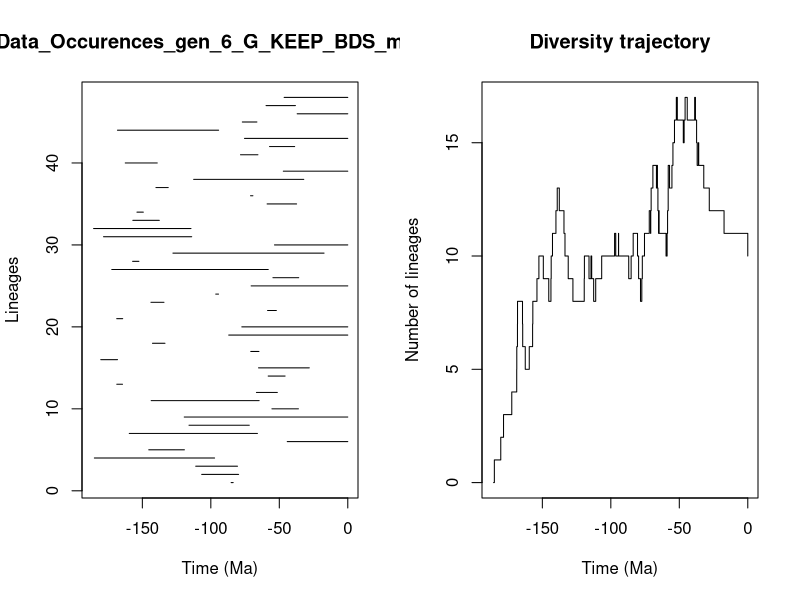

Write the R code that produced this figure.


pdf(file='../Genus/pyrate_mcmc_logs/Data_Occurences_gen_6_G_KEEP_BDS_mcmc_LTT.pdf',width=0.6*20, height=0.6*10)
title = "Data_Occurences_gen_6_G_KEEP_BDS_mcmc"
ts=c(85.17012147677934, 106.6744049620488,111.03742168371294,185.04702021804027,145.3199439524744,44.202930589909116,159.5586309137128,115.93376396453905,119.41795428395616,55.38164082336106,143.55060007304647,66.6964634641266,168.66309490058035,58.11921827519445,65.16233632285545,180.36547103437883,70.84049780550748,142.59993271024558,86.93119431212054,77.37629003618885,168.71417654414208,58.56413683337895,143.72871814685362,96.41183342414976,70.55847175474955,54.65210636297979,172.32580999846672,157.113419462225,127.67819697624263,53.51983584496117,178.34410931240498,185.6005192263155,156.95275351216043,153.9385249933697,58.90508505346837,71.00028703190979,140.08032143261357,112.53444113007616,47.079644619877925,162.47970182428992,78.33177292443972,57.1336058879497,75.41981885956741,168.1746683678526,77.0064396771505,36.95106445592655,59.67736680466707,46.47229950717295)
te=c(83.67710165187057, 79.71501212970225,80.51474461626663,97.25640725452953,119.29344578927598,0.0,65.96318415237126,71.93073224914798,0.0,36.04236821325251,64.73585920246812,51.44025965584922,164.49213529789355,45.76651491545433,28.109816091879686,168.12735467531283,64.8630841017217,133.46845893952613,0.0,0.0,164.35079557129959,52.16654550161641,134.2131150473444,94.38817891986366,0.0,35.82052007441344,58.07613530471726,152.52005342836742,17.322113921038095,0.0,113.96562164848365,114.49156184616773,137.62220787243362,149.28578570042814,37.372097244976295,69.28538978266424,131.10725761872965,32.13375510274362,0.0,139.12594266365085,65.61388575763239,38.78035788721094,0.0,94.31165812295662,66.357069761243,0.0,38.21256747145844,0.0)
div_traj=c(0, 1,2,3,4,5,6,7,8,7,6,5,6,7,8,9,10,9,8,9,10,11,12,13,12,11,10,9,8,9,10,9,10,9,8,9,10,11,10,11,10,9,10,11,10,9,8,9,10,11,12,11,12,13,14,13,14,13,12,11,12,11,10,11,12,13,14,13,14,15,16,17,16,15,16,17,16,17,16,15,14,15,14,13,12,11,10)
time_events=c(185.6005192263155, 185.04702021804027,180.36547103437883,178.34410931240498,172.32580999846672,168.71417654414208,168.66309490058035,168.1746683678526,168.12735467531283,164.49213529789355,164.35079557129959,162.47970182428992,159.5586309137128,157.113419462225,156.95275351216043,153.9385249933697,152.52005342836742,149.28578570042814,145.3199439524744,143.72871814685362,143.55060007304647,142.59993271024558,140.08032143261357,139.12594266365085,137.62220787243362,134.2131150473444,133.46845893952613,131.10725761872965,127.67819697624263,119.41795428395616,119.29344578927598,115.93376396453905,114.49156184616773,113.96562164848365,112.53444113007616,111.03742168371294,106.6744049620488,97.25640725452953,96.41183342414976,94.38817891986366,94.31165812295662,86.93119431212054,85.17012147677934,83.67710165187057,80.51474461626663,79.71501212970225,78.33177292443972,77.37629003618885,77.0064396771505,75.41981885956741,71.93073224914798,71.00028703190979,70.84049780550748,70.55847175474955,69.28538978266424,66.6964634641266,66.357069761243,65.96318415237126,65.61388575763239,65.16233632285545,64.8630841017217,64.73585920246812,59.67736680466707,58.90508505346837,58.56413683337895,58.11921827519445,58.07613530471726,57.1336058879497,55.38164082336106,54.65210636297979,53.51983584496117,52.16654550161641,51.44025965584922,47.079644619877925,46.47229950717295,45.76651491545433,44.202930589909116,38.78035788721094,38.21256747145844,37.372097244976295,36.95106445592655,36.04236821325251,35.82052007441344,32.13375510274362,28.109816091879686,17.322113921038095,0.0)
                par(mfrow=c(1,2))
                L = length(ts)
                plot(ts, 1:L , xlim=c(-max(ts)-1,0), pch=20, type="n", main=title,xlab="Time (Ma)",ylab="Lineages")
                for (i in 1:L){segments(x0=-te[i],y0=i,x1=-ts[i],y1=i)}    
                t = -time_events
                plot(div_traj ~ t,type="s", main = "Diversity trajectory",xlab="Time (Ma)",ylab="Number of lineages",xlim=c(-max(ts)-1,0))
                abline(v=c(65,200,251,367,445),lty=2,col="gray")
                
